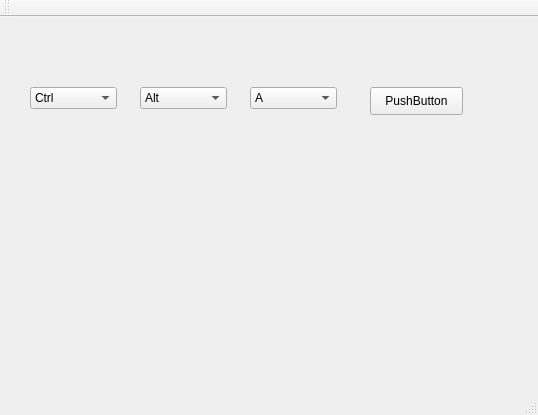
<?xml version="1.0" encoding="UTF-8"?>
<ui version="4.0">
 <class>MainWindow</class>
 <widget class="QMainWindow" name="MainWindow">
  <property name="geometry">
   <rect>
    <x>0</x>
    <y>0</y>
    <width>538</width>
    <height>415</height>
   </rect>
  </property>
  <property name="windowTitle">
   <string>MainWindow</string>
  </property>
  <widget class="QWidget" name="centralWidget">
   <widget class="QComboBox" name="comboBox_1">
    <property name="geometry">
     <rect>
      <x>30</x>
      <y>70</y>
      <width>87</width>
      <height>22</height>
     </rect>
    </property>
    <item>
     <property name="text">
      <string comment="1">Ctrl</string>
     </property>
    </item>
    <item>
     <property name="text">
      <string>Shift</string>
     </property>
    </item>
    <item>
     <property name="text">
      <string>Alt</string>
     </property>
    </item>
   </widget>
   <widget class="QComboBox" name="comboBox_2">
    <property name="geometry">
     <rect>
      <x>140</x>
      <y>70</y>
      <width>87</width>
      <height>22</height>
     </rect>
    </property>
    <item>
     <property name="text">
      <string>Alt</string>
     </property>
    </item>
    <item>
     <property name="text">
      <string>Ctrl</string>
     </property>
    </item>
    <item>
     <property name="text">
      <string>Shift</string>
     </property>
    </item>
   </widget>
   <widget class="QPushButton" name="pushButton">
    <property name="geometry">
     <rect>
      <x>370</x>
      <y>70</y>
      <width>93</width>
      <height>28</height>
     </rect>
    </property>
    <property name="text">
     <string>PushButton</string>
    </property>
   </widget>
   <widget class="QComboBox" name="comboBox_3">
    <property name="geometry">
     <rect>
      <x>250</x>
      <y>70</y>
      <width>87</width>
      <height>22</height>
     </rect>
    </property>
    <item>
     <property name="text">
      <string>A</string>
     </property>
    </item>
    <item>
     <property name="text">
      <string>B</string>
     </property>
    </item>
    <item>
     <property name="text">
      <string>C</string>
     </property>
    </item>
    <item>
     <property name="text">
      <string>D</string>
     </property>
    </item>
    <item>
     <property name="text">
      <string>E</string>
     </property>
    </item>
    <item>
     <property name="text">
      <string>F</string>
     </property>
    </item>
    <item>
     <property name="text">
      <string>G</string>
     </property>
    </item>
    <item>
     <property name="text">
      <string>H</string>
     </property>
    </item>
    <item>
     <property name="text">
      <string>I</string>
     </property>
    </item>
    <item>
     <property name="text">
      <string>J</string>
     </property>
    </item>
    <item>
     <property name="text">
      <string>K</string>
     </property>
    </item>
    <item>
     <property name="text">
      <string>L</string>
     </property>
    </item>
    <item>
     <property name="text">
      <string>M</string>
     </property>
    </item>
    <item>
     <property name="text">
      <string>N</string>
     </property>
    </item>
    <item>
     <property name="text">
      <string>O</string>
     </property>
    </item>
    <item>
     <property name="text">
      <string>P</string>
     </property>
    </item>
    <item>
     <property name="text">
      <string>Q</string>
     </property>
    </item>
    <item>
     <property name="text">
      <string>R</string>
     </property>
    </item>
    <item>
     <property name="text">
      <string>S</string>
     </property>
    </item>
    <item>
     <property name="text">
      <string>T</string>
     </property>
    </item>
    <item>
     <property name="text">
      <string>U</string>
     </property>
    </item>
    <item>
     <property name="text">
      <string>V</string>
     </property>
    </item>
    <item>
     <property name="text">
      <string>W</string>
     </property>
    </item>
    <item>
     <property name="text">
      <string>X</string>
     </property>
    </item>
    <item>
     <property name="text">
      <string>Y</string>
     </property>
    </item>
    <item>
     <property name="text">
      <string>Z</string>
     </property>
    </item>
   </widget>
  </widget>
  <widget class="QMenuBar" name="menuBar">
   <property name="geometry">
    <rect>
     <x>0</x>
     <y>0</y>
     <width>538</width>
     <height>23</height>
    </rect>
   </property>
  </widget>
  <widget class="QToolBar" name="mainToolBar">
   <attribute name="toolBarArea">
    <enum>TopToolBarArea</enum>
   </attribute>
   <attribute name="toolBarBreak">
    <bool>false</bool>
   </attribute>
  </widget>
  <widget class="QStatusBar" name="statusBar"/>
 </widget>
 <layoutdefault spacing="6" margin="11"/>
 <resources/>
 <connections/>
</ui>
